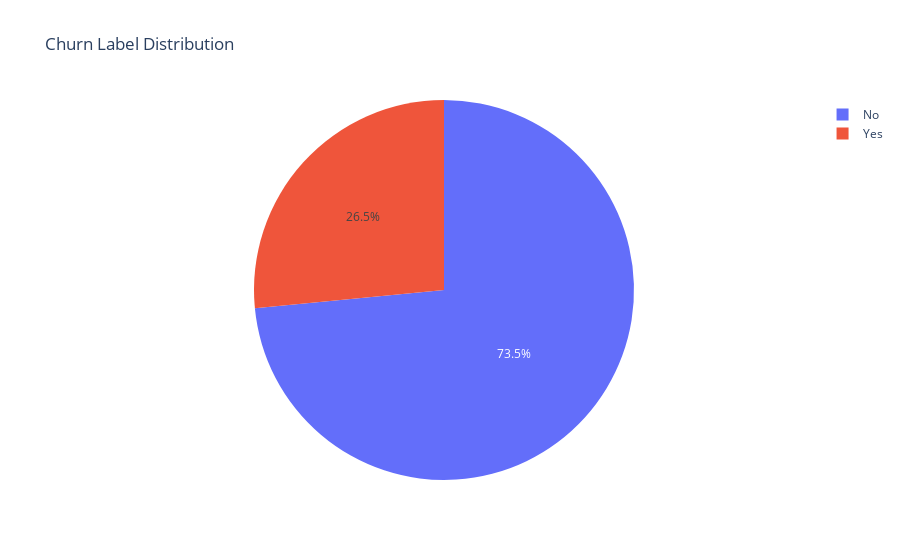

Notebook code for this chart:
### Markdown cell above
### Churn Rate

### Code cell
# Pie chart of churn rate
churn_counts = df.churn_label.value_counts()
fig = px.pie(
    names=churn_counts.keys(),
    values=churn_counts.values,
    title="Churn Label Distribution",
)
fig.show()

### Figure 1 — Plotly figure (JSON) as saved in the notebook; plotly's stock layout.template omitted (floating-point values rounded to 4 significant figures)
{"data": [{"domain": {"x": [0, 1], "y": [0, 1]}, "hovertemplate": "label=%{label}<br>value=%{value}<extra></extra>", "labels": ["No", "Yes"], "legendgroup": "", "name": "", "showlegend": true, "type": "pie", "values": [5174, 1869]}], "layout": {"legend": {"tracegroupgap": 0}, "title": {"text": "Churn Label Distribution"}}}
